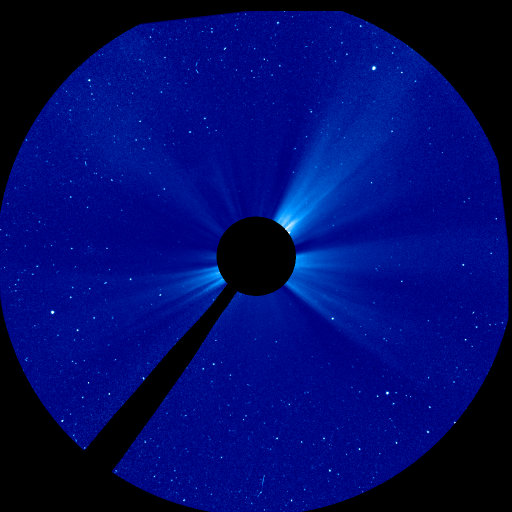
#> input picture data_processed/lasco/c3/20150618_1518_lascoc3_1024.png, 1024 x 1024 px (shown at 1/2 size); its folder holds 4 pictures in this run
$ jupyter execute --allow-errors temp.ipynb
#> lines starting #> are read from the running program, lines starting #| are printed output that depends on the picture
[cell 1]
import os, shutil

import requests
from extractDataSrc.Lasco import Lasco
from datetime import datetime, timedelta

import pandas as pd
import numpy as np
import matplotlib.pyplot as plt

import scipy

from PIL import Image
import json


from skimage.measure import label, regionprops
import math
from matplotlib.patches import Ellipse

from skimage import exposure
from skimage.filters import meijering, frangi, sato
from skimage.morphology import disk, closing, footprint_rectangle

from sklearn.cluster import DBSCAN
from sklearn.linear_model import RANSACRegressor

from scipy.interpolate import interp1d

import warnings

[cell 2]
dir_path = './data_processed/lasco/c3'

[cell 3]
# ─────────────────────────────────────────────
#  Constants (physical, not path-dependent)
# ─────────────────────────────────────────────
ARCSEC_TO_KM = 725.0    # Approximate conversion at 1 AU
V_MIN_KM_S   = 250.0    # Minimum plausible CME speed
V_MAX_KM_S   = 2000.0   # Maximum plausible CME speed


# ─────────────────────────────────────────────
#  Helpers
# ─────────────────────────────────────────────

# [8 lines left out: function get_date_range, not called in this run]


def load_images(dir_path):
    """Load all PNG images from dir_path.
    Expects a JSON metadata file called images_metadata.json in the same directory.
    """
#> called with dir_path = './data_processed/lasco/c3'
    images = []
    for im in sorted(os.listdir(dir_path)):
        if im.endswith(".png"):
            img = Image.open(os.path.join(dir_path, im))
#> img is the input picture: PIL image 1024x1024 P; mean R, G, B 0.2, 11, 106.1
            images.append(np.array(img.convert('L')))

    # Use the first PNG as the reference image for shape
    first_png = next(f for f in sorted(os.listdir(dir_path)) if f.endswith('.png'))
#> first_png = '20150618_1518_lascoc3_1024.png'
    img = Image.open(os.path.join(dir_path, first_png))
    image_data = np.array(img.convert('L'))
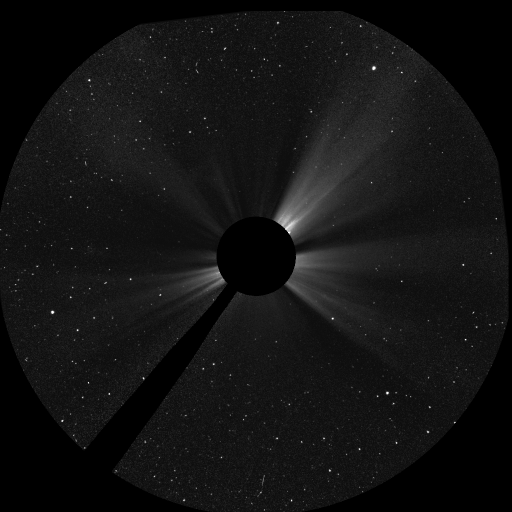
#> image_data: shape (1024, 1024) (shown at 1/2 size); min 0, max 255, mean 18.5

    # Metadata lives alongside the images
    json_file = os.path.join(dir_path, 'images_metadata.json')
    with open(json_file, 'r') as f:
        metadata = json.load(f)

    return images, image_data, metadata


# [16 lines left out: function download_metadata, not called in this run]


# ─────────────────────────────────────────────
#  Core pipeline – everything that used to be
#  at module level is now inside this function.
# ─────────────────────────────────────────────


print(f"\n{'='*60}")
print(f"Running pipeline for: {dir_path}")
print(f"{'='*60}")

#> (the rest of this cell did not finish here and is left out)
